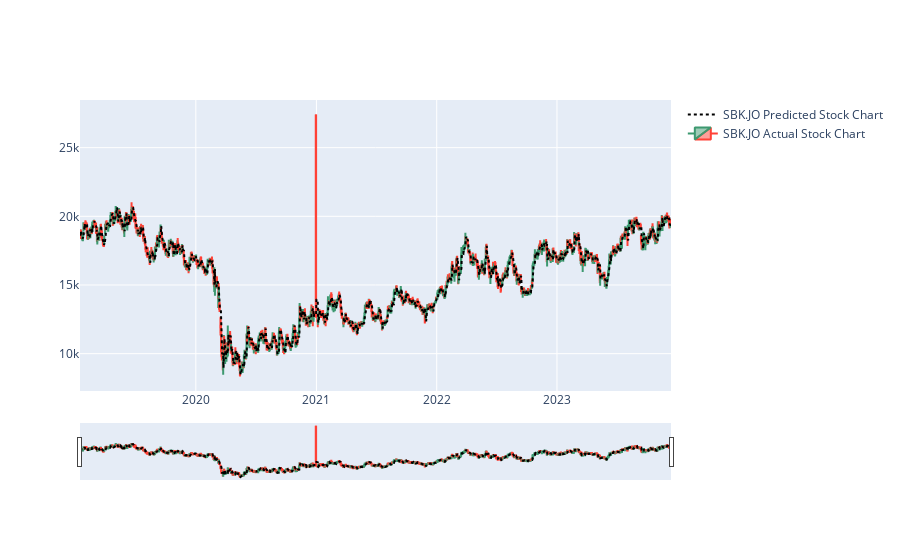

The notebook cell saved with this chart:
### Markdown cell above
## Model testing

### Code cell
stonks = go.Figure(go.Line(x=pred.index,
                                   y=pred['Close'],
                                   name=f'{stock} Predicted Stock Chart',
                                   line=dict(dash='dot'),
                                   line_color='black'))

stonks.add_trace(go.Candlestick(x=data.index[int(len(y) - test_size * len(y)):],
                                   open=y_test['Open'],
                                   high=y_test['High'],
                                   low=y_test['Low'],
                                   close=y_test['Close'],
                                   
                                   name=f'{stock} Actual Stock Chart'))

stonks.show()

### Figure 1 — Plotly figure (JSON) as saved in the notebook; plotly's stock layout.template omitted (floating-point values rounded to 4 significant figures; data arrays with more than 128 entries replaced by an {"elided": "..."} marker saying what was removed)
{"data": [{"line": {"color": "black", "dash": "dot"}, "name": "SBK.JO Predicted Stock Chart", "type": "scatter", "x": {"elided": "1230 str values"}, "y": {"elided": "1230 float values"}}, {"close": {"elided": "1230 int values"}, "high": {"elided": "1230 float values"}, "low": {"elided": "1230 float values"}, "name": "SBK.JO Actual Stock Chart", "open": {"elided": "1230 int values"}, "type": "candlestick", "x": {"elided": "1230 str values"}}], "layout": {}}
